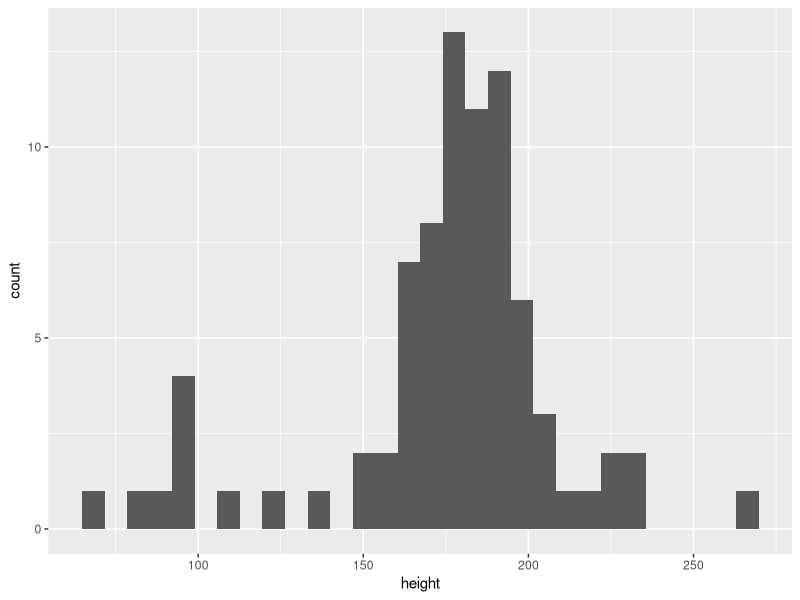
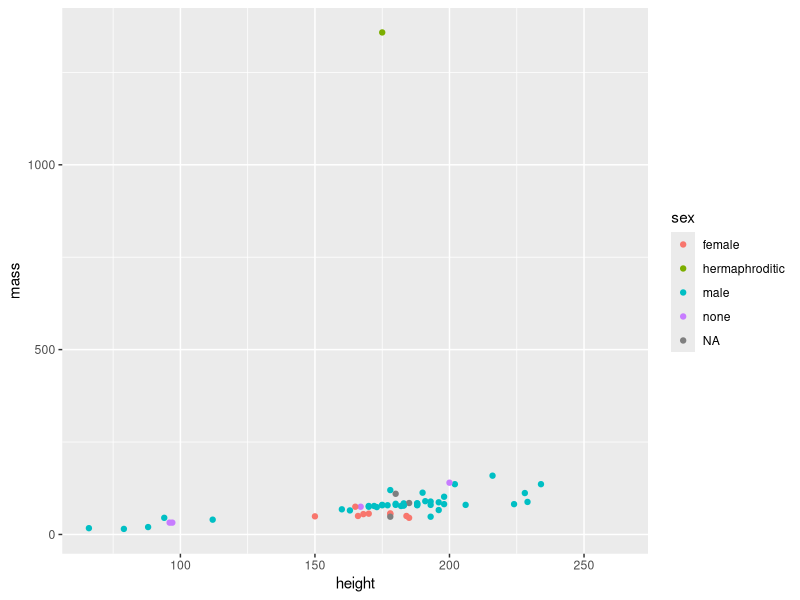

These charts were generated, in order, by the following R code:
## ---- chunk 1
library(tidyverse)
## ---- chunk 2
head(starwars)
## ---- chunk 3
dim(starwars)
## ---- chunk 4
ggplot(data = starwars, aes(x = height)) +
  geom_histogram()
## ---- chunk 5
# --- dependendent variable should be on the y axis (e.g. y depends on x - mass depends on height)
ggplot(data = starwars, aes(x = height, y = mass, color = sex)) +
  geom_point()
## ---- chunk 6
# --- view all vectors for a given coloumn: dataset$coloumn
starwars$height
## ---- chunk 7
# --- if there a fields with missing values, by default R returns NA to indicate that it was not able to calculate mean for the given dataset

mean_height <- mean(starwars$height)
mean_height

# --- exclude NA values from the dataset to calculate mean
mean_height <- mean(starwars$height, na.rm = TRUE)
mean_height
## ---- chunk 8
# --- if there a fields with missing values, by default R returns NA to indicate that it was not able to calculate standard deviation for the given dataset

sd_height <- sd(starwars$height)
sd_height

# --- exclude NA values from the dataset to calculate standard deviation
sd_height <- sd(starwars$height, na.rm = TRUE)
sd_height
